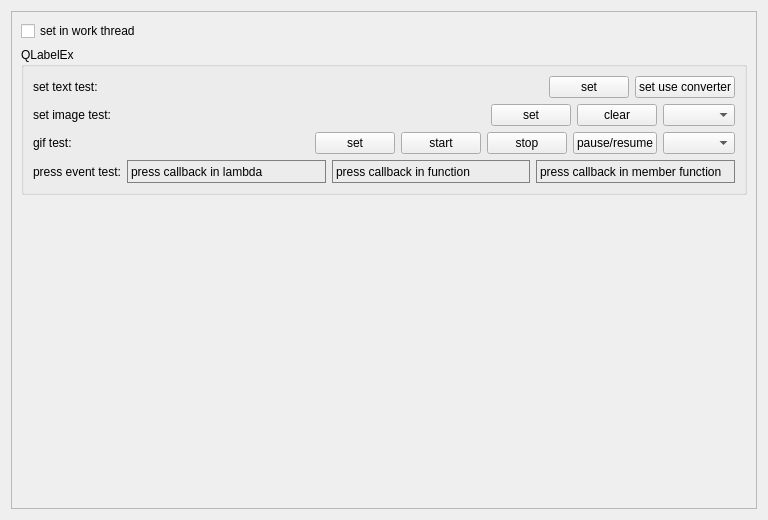
<?xml version="1.0" encoding="UTF-8"?>
<ui version="4.0">
 <class>DisplayWidgets</class>
 <widget class="QWidget" name="DisplayWidgets">
  <property name="geometry">
   <rect>
    <x>0</x>
    <y>0</y>
    <width>768</width>
    <height>520</height>
   </rect>
  </property>
  <property name="windowTitle">
   <string>Form</string>
  </property>
  <layout class="QVBoxLayout" name="verticalLayout_3">
   <item>
    <widget class="QScrollArea" name="scrollArea">
     <property name="widgetResizable">
      <bool>true</bool>
     </property>
     <widget class="QWidget" name="scrollAreaWidgetContents">
      <property name="geometry">
       <rect>
        <x>0</x>
        <y>0</y>
        <width>748</width>
        <height>500</height>
       </rect>
      </property>
      <layout class="QVBoxLayout" name="verticalLayout_2">
       <item>
        <widget class="QCheckBox" name="set_in_work_thread">
         <property name="text">
          <string>set in work thread</string>
         </property>
        </widget>
       </item>
       <item>
        <widget class="QGroupBox" name="groupBox">
         <property name="title">
          <string>QLabelEx</string>
         </property>
         <layout class="QVBoxLayout" name="verticalLayout">
          <item>
           <layout class="QHBoxLayout" name="horizontalLayout" stretch="0,1,0,0">
            <item>
             <widget class="QLabel" name="label">
              <property name="text">
               <string>set text test:</string>
              </property>
             </widget>
            </item>
            <item>
             <widget class="QLabelEx" name="set_text_test_label">
              <property name="alignment">
               <set>Qt::AlignCenter</set>
              </property>
             </widget>
            </item>
            <item>
             <widget class="QPushButtonEx" name="labelex_text_set">
              <property name="text">
               <string>set</string>
              </property>
             </widget>
            </item>
            <item>
             <widget class="QPushButtonEx" name="labelex_text_set_use_converter">
              <property name="text">
               <string>set use converter</string>
              </property>
             </widget>
            </item>
           </layout>
          </item>
          <item>
           <layout class="QHBoxLayout" name="horizontalLayout_2" stretch="0,1,0,0,0">
            <item>
             <widget class="QLabel" name="label_2">
              <property name="text">
               <string>set image test:</string>
              </property>
             </widget>
            </item>
            <item>
             <widget class="QLabelEx" name="set_image_test_label">
              <property name="alignment">
               <set>Qt::AlignCenter</set>
              </property>
             </widget>
            </item>
            <item>
             <widget class="QPushButtonEx" name="labelex_img_set">
              <property name="text">
               <string>set</string>
              </property>
             </widget>
            </item>
            <item>
             <widget class="QPushButtonEx" name="labelex_img_set_clear">
              <property name="text">
               <string>clear</string>
              </property>
             </widget>
            </item>
            <item>
             <widget class="QComboBox" name="labelex_img_set_type"/>
            </item>
           </layout>
          </item>
          <item>
           <layout class="QHBoxLayout" name="horizontalLayout_4" stretch="0,1,0,0,0,0,0">
            <item>
             <widget class="QLabel" name="label_4">
              <property name="text">
               <string>gif test:</string>
              </property>
             </widget>
            </item>
            <item>
             <widget class="QLabelEx" name="set_gif_test_label"/>
            </item>
            <item>
             <widget class="QPushButtonEx" name="labelex_gif_set">
              <property name="text">
               <string>set</string>
              </property>
             </widget>
            </item>
            <item>
             <widget class="QPushButtonEx" name="labelex_gif_start">
              <property name="text">
               <string>start</string>
              </property>
             </widget>
            </item>
            <item>
             <widget class="QPushButtonEx" name="labelex_gif_stop">
              <property name="text">
               <string>stop</string>
              </property>
             </widget>
            </item>
            <item>
             <widget class="QPushButtonEx" name="labelex_gif_pause">
              <property name="text">
               <string>pause/resume</string>
              </property>
             </widget>
            </item>
            <item>
             <widget class="QComboBox" name="labelex_gif_speed"/>
            </item>
           </layout>
          </item>
          <item>
           <layout class="QHBoxLayout" name="horizontalLayout_3" stretch="0,1,1,1">
            <item>
             <widget class="QLabel" name="label_3">
              <property name="minimumSize">
               <size>
                <width>0</width>
                <height>23</height>
               </size>
              </property>
              <property name="text">
               <string>press event test:</string>
              </property>
             </widget>
            </item>
            <item>
             <widget class="QLabelEx" name="press_in_lambda">
              <property name="styleSheet">
               <string notr="true">border:1px solid gray;</string>
              </property>
              <property name="text">
               <string>press callback in lambda</string>
              </property>
             </widget>
            </item>
            <item>
             <widget class="QLabelEx" name="press_in_function">
              <property name="styleSheet">
               <string notr="true">border:1px solid gray;</string>
              </property>
              <property name="text">
               <string>press callback in function</string>
              </property>
             </widget>
            </item>
            <item>
             <widget class="QLabelEx" name="press_in_member_function">
              <property name="styleSheet">
               <string notr="true">border:1px solid gray;</string>
              </property>
              <property name="text">
               <string>press callback in member function</string>
              </property>
             </widget>
            </item>
           </layout>
          </item>
         </layout>
        </widget>
       </item>
       <item>
        <spacer name="verticalSpacer">
         <property name="orientation">
          <enum>Qt::Vertical</enum>
         </property>
         <property name="sizeHint" stdset="0">
          <size>
           <width>20</width>
           <height>274</height>
          </size>
         </property>
        </spacer>
       </item>
      </layout>
     </widget>
    </widget>
   </item>
  </layout>
 </widget>
 <customwidgets>
  <customwidget>
   <class>QLabelEx</class>
   <extends>QLabel</extends>
   <header>QLabelEx.h</header>
  </customwidget>
  <customwidget>
   <class>QPushButtonEx</class>
   <extends>QPushButton</extends>
   <header>QPushButtonEx.h</header>
  </customwidget>
 </customwidgets>
 <resources/>
 <connections/>
</ui>
